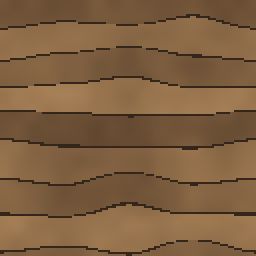
#> input picture level_src/mossy_creek/cliff.png, 128 x 128 px (shown 2 times larger)
$ python -i tpage.py   (imports and definitions only)
#> lines starting #> are read from the running program, lines starting #| are printed output that depends on the picture
#> further down, picture is the input picture: PIL image 128x128 RGB; mean R, G, B 127, 95.8, 64.4
"""
texture pages (tpag) for custom levels: images turned into 16 colour tiles
on a page the game loads into vram, and the texture infos that put a part
of a tile on a polygon. see src/pc/gfx/tex.c for how the game reads them.
"""
import struct

TILE = 64     # tiles are TILE x TILE pixels, the largest texture region (uv_map in src/gfx.c)
COLOURS = 16  # 4 bit textures: each tile has a palette of 16 colours


def colour_5551(rgb):
    """an (r, g, b) colour (0-255) as the game's 16 bit colour: 5 bits each
    of red, green and blue from the low bits up (pixel_5551_8888 in
    src/pc/gfx/pixel.h). 0 is drawn transparent, so black is nudged off it"""
    r, g, b = (c >> 3 for c in rgb)
    return (r | (g << 5) | (b << 10)) or 1


def tile(image):
    """a PIL image as a TILE x TILE tile: (pixels, row by row, as palette
    indices; palette, COLOURS 16 bit colours). a smaller image is scaled up
    without blurring, a bigger one scaled down smoothly; more than COLOURS
    colours are reduced to COLOURS"""
    from PIL import Image  # only needed for maps with textures
    im = image.convert("RGB")
    upscale = im.width <= TILE and im.height <= TILE
#> upscale = False
    im = im.resize((TILE, TILE), Image.NEAREST if upscale else Image.LANCZOS)
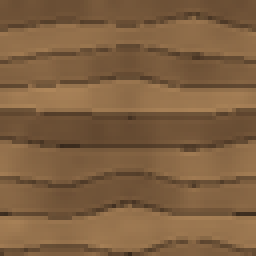
#> im: PIL image 64x64 RGB (shown 4 times larger); mean R, G, B 127, 95.8, 64.4
    colours = im.getcolors(COLOURS)
#> colours = None
    if colours is None:  # more than COLOURS
        im = im.quantize(COLOURS, method=Image.Quantize.MEDIANCUT, dither=Image.Dither.NONE).convert("RGB")
        colours = im.getcolors(COLOURS)
#> colours = 16 items
    rgbs = [rgb for _, rgb in colours]
#> rgbs = [(161, 123, 83), (123, 93, 62), (154, 118, 79), (118, 88, 59), (84, 62, 42), (146, 112, 75), (114, 85, 57), (111, 83, 55), (142, 108, 73), (108, 80, 53), (150, 114, 77), (137, 104, 70), (103, 77, 52), (133, 101, 68), (98, 73, 49), (129, 97, 65)]
    index = {rgb: i for i, rgb in enumerate(rgbs)}
#> index = 16 items
    pixels = [index[rgb] for rgb in im.getdata()]
#> pixels = 4096 values, max 15 at index 373, min 0 at index 779, mean 7.51
    palette = [colour_5551(rgb) for rgb in rgbs] + [0] * (COLOURS - len(rgbs))
#> palette = [10740, 7535, 9683, 7534, 5354, 9682, 7502, 6477, 9649, 6477, 9682, 8625, 6444, 8592, 6444, 8592]
    return pixels, palette


# a texture page is the whole 64 KB page (header included) read as ROWS rows
# of ROW_BYTES bytes: 1024 4 bit pixels, or 256 16 bit colours. it is split
# into TILE x TILE slots; the first holds the header in its top row, so it
# holds the tiles' palettes instead, one a row from row 1 (16 colours are
# 32 bytes, just the slot's width)
PAGE_SIZE = 0x10000
ROWS = 128
ROW_BYTES = 512
SLOTS_ACROSS = ROW_BYTES * 2 // TILE
TILES_PER_PAGE = SLOTS_ACROSS * (ROWS // TILE) - 1
MAGIC_PAGE = 0x1234
PAGE_TEXTURE = 1
ENTRY_TPAG = 5


class Place:
    """where a tile is on its page, as a texture info gives it: x in units
    of 8 pixels (4 bit) as segment * 32 + offs_x, y in units of 4 rows as
    offs_y, and its palette at 16 bit colour (clut_x * 16, clut_y)"""
    def __init__(self, segment, offs_x, offs_y, clut_x, clut_y):
        self.segment, self.offs_x, self.offs_y = segment, offs_x, offs_y
        self.clut_x, self.clut_y = clut_x, clut_y


# [21 lines left out: function texture_page, not called in this run]


# texture infos (texinfo2 in src/geom.h, 8 bytes in a world mesh's header):
# a region of a texture page and which of its corners go on a triangle's
# three corners. LAYOUTS are uv_map's 24 orders (src/gfx.c): every ordered
# pick of 3 of the region's 4 corners, as (x, y) with 0 left/top, 1 right/bottom
LAYOUTS = [
    ((0, 0), (1, 0), (0, 1)), ((0, 0), (0, 1), (1, 0)), ((1, 0), (0, 1), (0, 0)),
    ((1, 0), (0, 0), (0, 1)), ((0, 1), (0, 0), (1, 0)), ((0, 1), (1, 0), (0, 0)),
    ((0, 0), (1, 0), (1, 1)), ((0, 0), (1, 1), (1, 0)), ((1, 0), (1, 1), (0, 0)),
    ((1, 0), (0, 0), (1, 1)), ((1, 1), (0, 0), (1, 0)), ((1, 1), (1, 0), (0, 0)),
    ((1, 0), (1, 1), (0, 1)), ((1, 0), (0, 1), (1, 1)), ((1, 1), (0, 1), (1, 0)),
    ((1, 1), (1, 0), (0, 1)), ((0, 1), (1, 0), (1, 1)), ((0, 1), (1, 1), (1, 0)),
    ((0, 0), (1, 1), (0, 1)), ((0, 0), (0, 1), (1, 1)), ((1, 1), (0, 1), (0, 0)),
    ((1, 1), (0, 0), (0, 1)), ((0, 1), (0, 0), (1, 1)), ((0, 1), (1, 1), (0, 0)),
]
SIZES = [4, 8, 16, 32, 64]  # region widths and heights
SEMI_TRANS = 3              # as n. sanity beach's world textures


def uv_idx(layout, w, h):
    """uv_map's index for a layout and a w x h region"""
    return layout * 25 + SIZES.index(h) * 5 + SIZES.index(w)


# [14 lines left out: function texinfo_bytes, not called in this run]

>>> from PIL import Image
>>> picture = Image.open('../level_src/mossy_creek/cliff.png')
>>> result = tile(picture)

$ run again, on level_src/mossy_creek/dirt.png
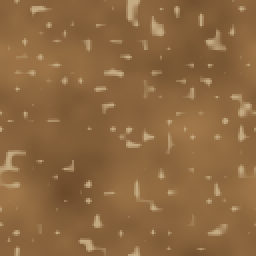
#> input picture level_src/mossy_creek/dirt.png, 128 x 128 px (shown 2 times larger)
#> picture is the input picture: PIL image 128x128 RGB; mean R, G, B 140.2, 103.5, 64
#> in tile, `im = im.resize((TILE, TILE), Image.NEAREST if upscale else Image.LANCZ..`:
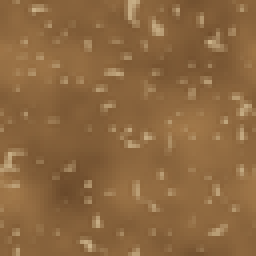
#> im: PIL image 64x64 RGB (shown 4 times larger); mean R, G, B 140.2, 103.5, 64
#> in tile, `colours = im.getcolors(COLOURS)`: colours = None
#> in tile, `colours = im.getcolors(COLOURS)`: colours = 16 items
#> rgbs = [(127, 92, 55), (154, 116, 73), (121, 87, 51), (149, 110, 67), (145, 108, 67), (144, 106, 64), (138, 101, 61), (142, 103, 63), (139, 102, 63), (170, 138, 98), (137, 100, 60), (136, 99, 60), (135, 98, 59), (133, 97, 58), (131, 95, 57), (130, 93, 56)]
#> index = 16 items
#> pixels = 4096 values, max 15 at index 9, min 0 at index 43, mean 6.95
#> palette = [6511, 9683, 6479, 8626, 8626, 8626, 7569, 7569, 7569, 12853, 7569, 7569, 7568, 7568, 7536, 7536]

$ run again, on level_src/mossy_creek/leaf.png
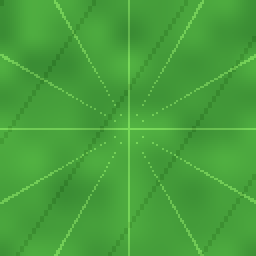
#> input picture level_src/mossy_creek/leaf.png, 128 x 128 px (shown 2 times larger)
#> picture is the input picture: PIL image 128x128 RGB; mean R, G, B 71, 160.1, 59.4
#> in tile, `im = im.resize((TILE, TILE), Image.NEAREST if upscale else Image.LANCZ..`:
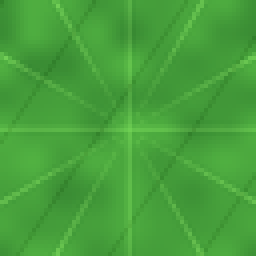
#> im: PIL image 64x64 RGB (shown 4 times larger); mean R, G, B 70.9, 160.1, 59.4
#> in tile, `colours = im.getcolors(COLOURS)`: colours = None
#> in tile, `colours = im.getcolors(COLOURS)`: colours = 16 items
#> rgbs = [(63, 149, 54), (62, 147, 53), (58, 141, 50), (88, 180, 70), (78, 171, 64), (76, 168, 63), (74, 166, 61), (73, 164, 61), (72, 161, 60), (70, 160, 59), (69, 158, 58), (68, 156, 58), (67, 155, 57), (66, 153, 56), (65, 152, 56), (64, 150, 55)]
#> index = 16 items
#> pixels = 4096 values, max 15 at index 2, min 0 at index 24, mean 7.63
#> palette = [6727, 6727, 6695, 8907, 8873, 7849, 7817, 7817, 7817, 7816, 7784, 7784, 7784, 7784, 7784, 6728]
